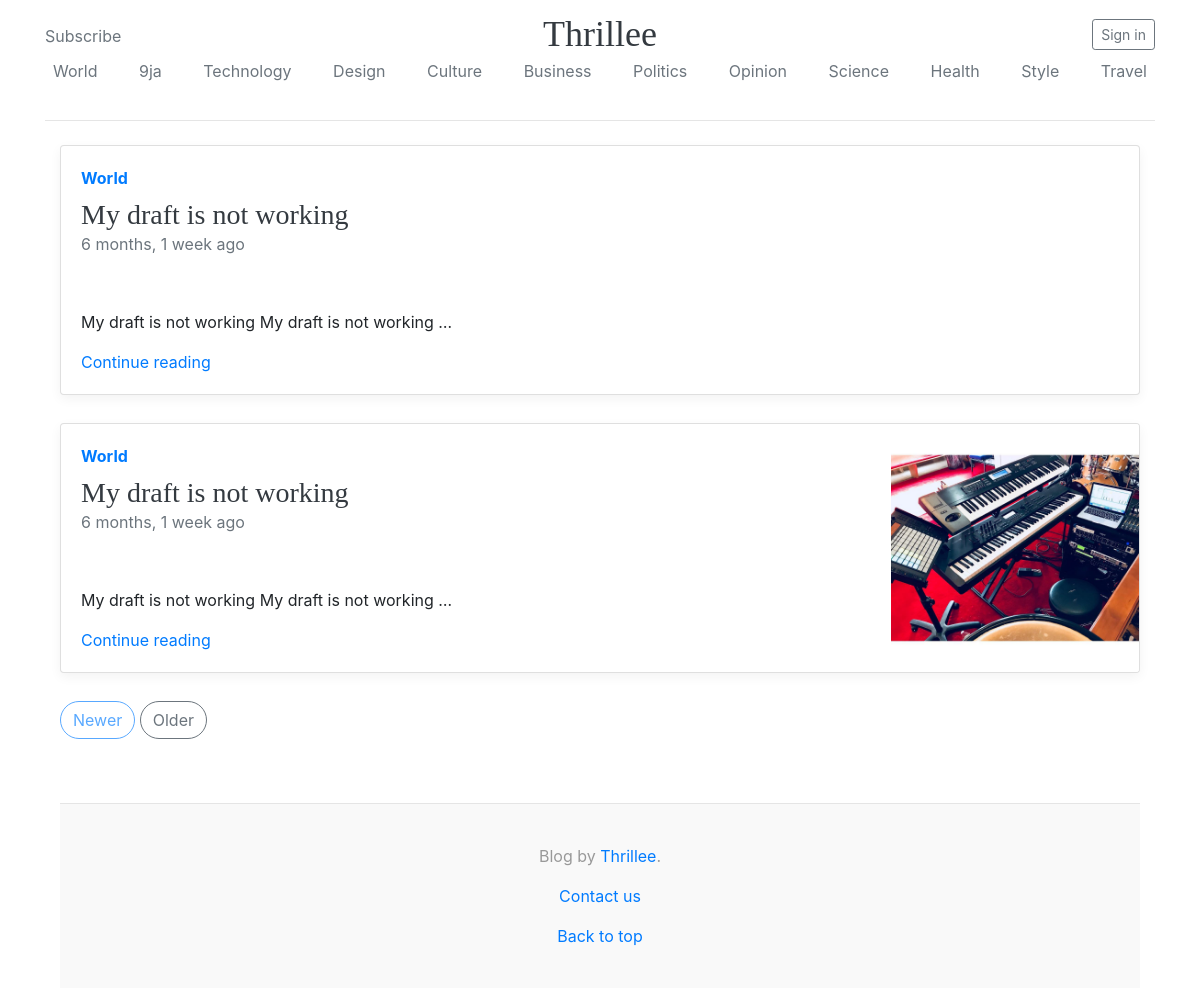
/home/World/, run on the app's committed database.
### blogApp/models.py (models this page shows, shortened)
class Post(models.Model):
    STATUS_CHOICES = (
                        ('draft', 'Draft'),
                        ('published', 'Published'),
                        )
    CATEGORY_CHOICES = (
        ('World','World'),
        ('9ja','9ja'),
        ('Technology','Technology'),
        ('Design','Design'),
        ('Culture','Culture'),
        ('Business','Business'),
        ('Politics','Politics'),
        ('Opinion','Opinion'),
        ('Science','Science'),
        ('Health', 'Health'),
        ('Style','Style'),
        ('Travel','Travel'),
    )
    title = models.CharField(max_length=250,null=True, blank=True)
    category = models.CharField(max_length=20,choices=CATEGORY_CHOICES, default='World')
    slug = models.SlugField(max_length=250, unique_for_date='publish', unique=True)
    author = models.ForeignKey(User, default=User, on_delete=models.CASCADE)
    content = models.TextField()
    image = models.FileField(null=True, blank=True)
    publish = models.DateTimeField(default=timezone.now)
    created_at = models.DateTimeField(auto_now_add=True)
    modified_at = models.DateTimeField(auto_now=True)
    status = models.CharField(max_length=10, choices=STATUS_CHOICES, default='draft')
    objects = models.Manager()
    published = PublishedManager()
    def get_absolute_url(self):
        return reverse('blogApp:post_details', args=[self.slug])
    class Meta:
        ordering = ('-publish',)

### blogApp/views.py (the view)
# urls.py: re_path(r'(?P<category>[-\w]+)/$', post_list, name='post_list'),
def post_list(request, category=None):
    posts = Post.objects.all().filter(status='published',category=category)
    query = request.GET.get('q')
    if query:
        posts = posts.filter(
            Q(title__icontains=query)|
            Q(content__icontains=query)|
            Q(author__first_name__icontains=query)
            ).distinct()
    paginator = Paginator(posts, 2)
    page = request.GET.get('page')
    contacts = paginator.get_page(page)
    context = {
        'posts':contacts,
        'title':'Posts',
        }
    return render(request,'blogApp/post_lists.html',context)

### blogApp/templates/blogApp/post_lists.html (shortened to what this page needs)
{% extends 'base.html' %}
{% load markdown_deux_tags %}
{% block content %}
  <div class="container">
<br>
{% for post in posts %}
<div class="row mb-1">
  <div class="col-md-12">
    <div class="card flex-md-row mb-4 box-shadow h-md-250">
      <div class="card-body d-flex flex-column align-items-start">
        <strong class="d-inline-block mb-2 text-primary">{{post.category}}</strong>
        <h3 class="mb-0">
          <a class="text-dark" href="{{ post.get_absolute_url }}">{{post.title}}</a>
        </h3>
        <div class="mb-1 text-muted">{{post.created_at|timesince}} ago</div>
        <p class="card-text mb-auto content-markdown">{{ post.content|markdown|truncatewords:10}}</p>
        <a href="{{ post.get_absolute_url }}">Continue reading</a>
      </div>
      {% if post.image %}
      <span class="img-responsive">
      <img class="card-img-right flex-auto d-none d-md-block" src="{{ post.image.url }}"/>
      </span>
      {% endif %}
    </div>
  </div>
</div>
{% endfor %}
<nav class="blog-pagination">
  {% if posts.has_previous %}
    <a class="btn btn-outline-primary" href="?page={% if posts.number == 1 %}1 {% else %}{{ posts.previous_page_number }}{% endif %}{% if request.GET.get %}&q={{request.GET.get}}{% endif %}">Newer</a>
  {% else %}
  <a class="btn btn-outline-primary disabled" href="?page={% if posts.number == 1 %}1 {% else %}{{ posts.previous_page_number }}{% endif %}{% if request.GET.get %}&q={{request.GET.get}}{% endif %}">Newer</a>
  {% endif %}
  {% if posts.has_next %}
  <a class="btn btn-outline-secondary " href="?page={{ posts.next_page_number }}{% if request.GET.get %}&q={{request.GET.get}}{% endif %}">Older</a>
  {% endif %}
</nav>
{% endblock content %}

### blogApp/static/css/blog.css (style rules this page uses)
h1, h2, h3, h4, h5, h6 { font-family: "Playfair Display", Georgia, "Times New Roman", serif; }
.card-img-right { height: 100%; border-radius: 0 3px 3px 0; }
.flex-auto { -ms-flex: 0 0 auto; -webkit-box-flex: 0; flex: 0 0 auto; }
@media (min-width: 768px) { .h-md-250 { height: 250px; } }
.box-shadow { box-shadow: 0 .25rem .75rem rgba(0, 0, 0, .05); }
.blog-pagination { margin-bottom: 4rem; }
.blog-pagination > .btn { border-radius: 2rem; }

### data on the page
Post: category "World", title "My draft is not working", created_at "6 months, 1 week", content "My draft is not working My draft is not working …"
Post: category "World", title "My draft is not working", created_at "6 months, 1 week", content "My draft is not working My draft is not working …", image (picture)
